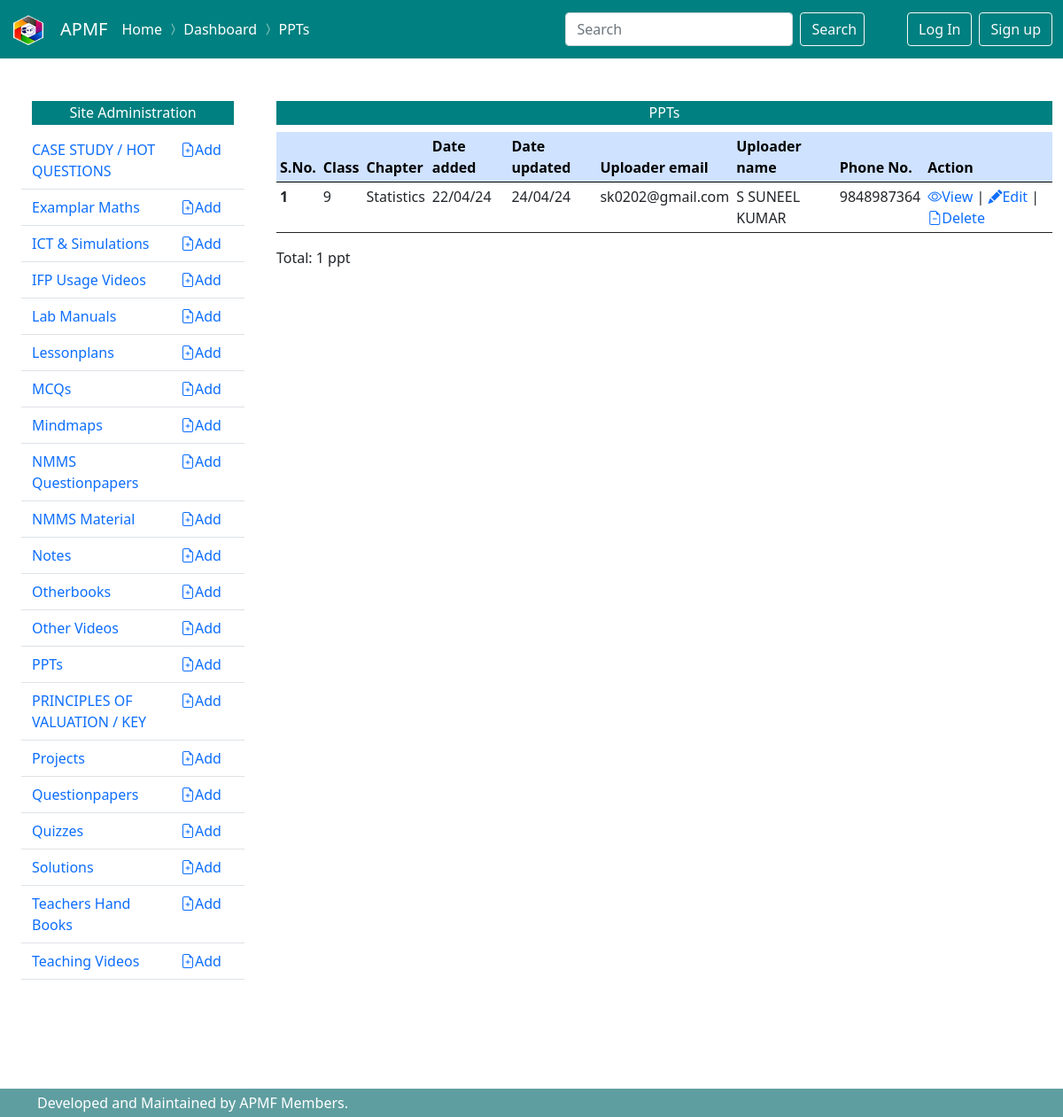
The app's page /dashboard/ppts/ with its own data.
### ppts/models.py (models this page shows, shortened)
class Ppt(Item):
    chapter = models.CharField(max_length = 50)
    class Meta:
        ordering = [
            '-standard',
            'chapter'
        ]

### users/models.py (models this page shows, shortened)
class MyUser(AbstractBaseUser):
    email=models.EmailField(
        verbose_name ='email address',
        max_length = 255,
        unique = True,
    )
    phone_number = models.CharField(max_length=10, validators=[RegexValidator(regex='^(\+?\d{1,3})?[-.\s]?\(?\d{3}\)?[-.\s]?\d{3}[-.\s]?\d{4}$')])
    name = models.CharField(max_length=50)
    is_active = models.BooleanField(default=True)
    is_admin = models.BooleanField(default=False)
    objects = MyUserManager()
    USERNAME_FIELD = 'email'
    REQUIRED_FIELDS = ['phone_number', 'name']

### dashboard/views.py (the view)
# urls.py: path('dashboard/ppts/', views.DashboardPptListView.as_view(), name='dashboard_ppt_list'),
class DashboardPptListView(ppts_views.PptListView):
    template_name = 'dashboard/ppts/list.html'
    success_url = reverse_lazy('dashboard_ppt_list')

### ppts/views.py (called while the page is built)
    def get_context_data(self, **kwargs):
        context = super().get_context_data(**kwargs)
        context['requests'] = Message.objects.filter(request_for = 'ppt')
        return context

### dashboard/templates/dashboard/ppts/list.html (shortened to what this page needs)
{% extends "dashboard/dashboard.html" %}
{% load static %}
{% block navigation %}
<span class="navbar-text" >
  <a href="{% url "home" %}" style ="text-decoration:none">Home</a>
  <i class="bi bi-chevron-compact-right"></i>
  <a href="{% url "dashboard" %}" style ="text-decoration:none">Dashboard</a>
  <i class="bi bi-chevron-compact-right"></i>
  <a href="#" style ="text-decoration:none">PPTs</a>
</span>
{% endblock navigation %}
{% block content %}
<h6 class ="p-1 text-center" style="background-color:teal; color:white"> PPTs</h6>
<table class="table table-sm table-hover">
    <thead class="table-primary" >
      <tr  >
        <th scope="col">S.No.</th>
        <th scope="col">Class</th>
        <th scope="col">Chapter</th>
        <th scope="col">Date added</th>
        <th scope="col">Date updated</th>
        <th scope="col">Uploader email</th>
        <th scope="col">Uploader name</th>
        <th scope="col">Phone No.</th>
        <th scope="col">Action</th>
      </tr>
    </thead>
    <tbody>
        {% for ppt in  ppts %}
      <tr>
        <th scope="row">{{forloop.counter}}</th>
        <td>{{ppt.standard}}</td>
        <td>{{ppt.chapter|title}}</td>
        <td>{{ppt.date_added|date:'d/m/y'}}</td>
        <td>{{ppt.date_updated|date:'d/m/y'}}</td>
        <td>{{ppt.uploaded_by.email}}</td>
        <td>{{ppt.uploaded_by.name|upper}}</td>
        <td>{{ppt.uploaded_by.phone_number}}</td>
        <td><a style="text-decoration:none;" href= '{{ ppt.file.url }}'><i class="bi bi-eye"></i>View </a>|
          <a style="text-decoration:none;" href= '{% url "dashboard_ppt_update" ppt.pk %}'><i class="bi bi-pencil-fill"></i>Edit </a>|
          <a style="text-decoration:none;" href= '{% url "dashboard_ppt_delete" ppt.pk %}'><i class="bi bi-file-earmark-minus"></i>Delete </a> </td>
      </tr>
      {% endfor %}
      </table>
      Total: {{ppts|length}} ppt{{ppts|length|pluralize:'s'}}
{% endblock content %}

### records on screen
Ppt: standard "9", chapter "Statistics", date_added "22/04/24", date_updated "24/04/24", uploaded_by.email "sk0202@gmail.com", uploaded_by.name "S SUNEEL KUMAR", uploaded_by.phone_number "9848987364"

### other values on screen
{{ ppts|length }} "1"
